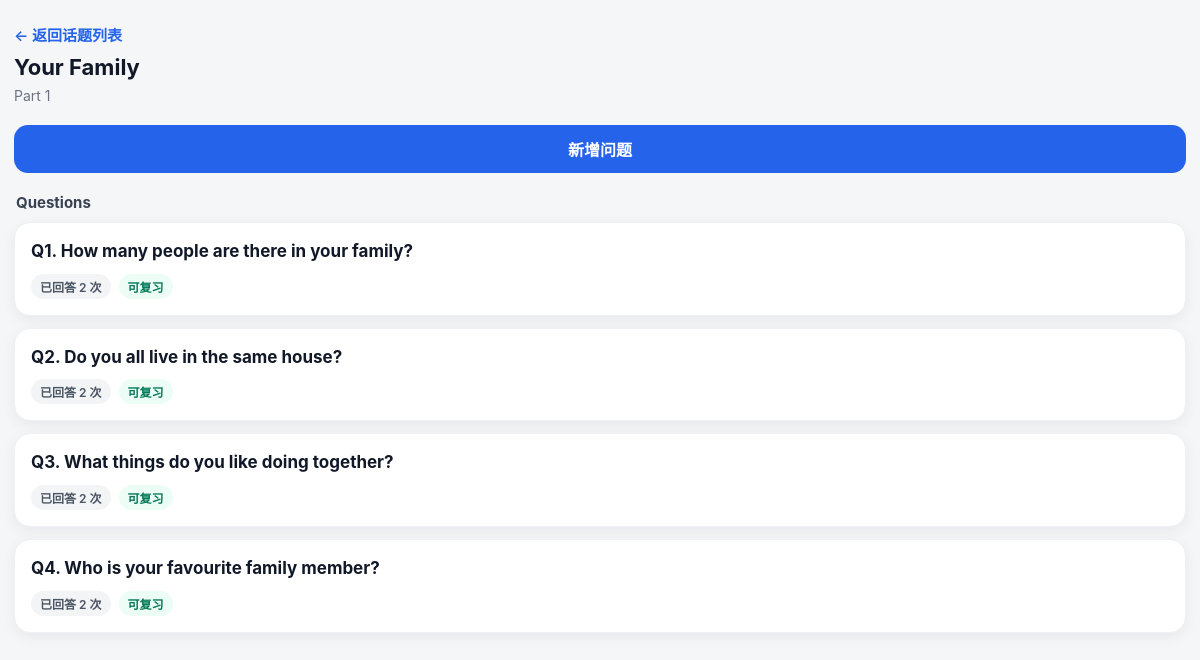
Screenshot of /speaking/topics/1/ with the database file from the repository.
### apps/speaking/models.py (models this page shows, shortened)
class SpeakingTopic(models.Model):
    PART_CHOICES = (
        ("part1", "Part 1"),
        ("part2", "Part 2"),
        ("part3", "Part 3"),
    )
    title = models.CharField(max_length=200, verbose_name="话题标题")
    part = models.CharField(
        max_length=20,
        choices=PART_CHOICES,
        default="part1",
        verbose_name="雅思部分",
    )
    description = models.TextField(blank=True, default="", verbose_name="话题说明")
    sort_order = models.IntegerField(default=0, verbose_name="排序")
    is_active = models.BooleanField(default=True, verbose_name="是否启用")
    created_at = models.DateTimeField(default=timezone.now, verbose_name="创建时间")
    updated_at = models.DateTimeField(auto_now=True, verbose_name="更新时间")
    class Meta:
        db_table = "speaking_topic"
        ordering = ["part", "sort_order", "id"]
        verbose_name = "口语话题"
        verbose_name_plural = "口语话题"

class SpeakingQuestion(models.Model):
    topic = models.ForeignKey(
        SpeakingTopic,
        on_delete=models.CASCADE,
        related_name="questions",
        verbose_name="所属话题",
    )
    question_text = models.TextField(verbose_name="问题内容")
    sample_answer = models.TextField(blank=True, default="", verbose_name="参考回答")
    key_points = models.TextField(blank=True, default="", verbose_name="答题要点")
    useful_expressions = models.TextField(blank=True, default="", verbose_name="有用表达")
    sort_order = models.IntegerField(default=0, verbose_name="排序")
    is_active = models.BooleanField(default=True, verbose_name="是否启用")
    created_at = models.DateTimeField(default=timezone.now, verbose_name="创建时间")
    updated_at = models.DateTimeField(auto_now=True, verbose_name="更新时间")
    class Meta:
        db_table = "speaking_question"
        ordering = ["topic", "sort_order", "id"]
        verbose_name = "口语问题"
        verbose_name_plural = "口语问题"

### apps/speaking/views.py (the view)
# urls.py: path("topics/<int:topic_id>/", views.topic_detail, name="speaking_topic_detail"),
def topic_detail(request, topic_id):
    topic = get_object_or_404(
        SpeakingTopic,
        id=topic_id,
        is_active=True,
    )
    questions = (
        SpeakingQuestion.objects
        .filter(topic=topic, is_active=True)
        .prefetch_related("answers")
        .order_by("sort_order", "id")
    )
    return render(
        request,
        "speaking/topic_detail.html",
        {
            "topic": topic,
            "questions": questions,
        },
    )

### templates/speaking/topic_detail.html (shortened to what this page needs)
{% extends "speaking/mobile_base.html" %}
{% block content %}
<div class="top-bar">
    <a class="back-link" href="{% url 'speaking_topic_list' %}">← 返回话题列表</a>
    <div class="top-title">{{ topic.title }}</div>
    <div class="top-subtitle">{{ topic.get_part_display }}</div>
</div>
<a href="{% url 'speaking_question_create' topic.id %}">
    <button class="btn btn-primary" type="button">新增问题</button>
</a>
<div class="section-title">Questions</div>
{% for question in questions %}
    <a href="{% url 'speaking_question_detail' question.id %}">
        <div class="card">
            <div class="card-title">
                Q{{ forloop.counter }}. {{ question.question_text }}
            </div>
            <div class="tag-row">
                <span class="tag gray">已回答 {{ question.answers.count }} 次</span>
                {% if question.answers.count > 0 %}
                    <span class="tag green">可复习</span>
                {% else %}
                    <span class="tag">开始练习</span>
                {% endif %}
            </div>
        </div>
    </a>
{% empty %}
    <div class="empty">这个话题下面还没有问题</div>
{% endfor %}
{% endblock %}

### templates/speaking/mobile_base.html (style rules this page uses)
* { box-sizing: border-box; }
html, body { margin: 0; padding: 0; background: #f5f6f8; color: #111827; font-family: -apple-system, BlinkMacSystemFont, "PingFang SC", "Helvetica Neue", Arial, sans-serif; font-size: 16px; }
body { padding-bottom: env(safe-area-inset-bottom); }
a { color: inherit; text-decoration: none; }
.top-bar { position: sticky; top: 0; z-index: 20; background: rgba(245, 246, 248, 0.95); backdrop-filter: blur(10px); padding: 10px 0 12px; margin-bottom: 8px; }
.top-title { font-size: 22px; font-weight: 700; line-height: 1.3; }
.top-subtitle { margin-top: 4px; color: #6b7280; font-size: 14px; line-height: 1.4; }
.section-title { margin: 20px 2px 10px; color: #374151; font-size: 15px; font-weight: 700; }
.card { background: #ffffff; border-radius: 16px; padding: 16px; margin-bottom: 12px; box-shadow: 0 4px 14px rgba(15, 23, 42, 0.06); border: 1px solid #eef0f4; }
.card-title { font-size: 17px; font-weight: 700; line-height: 1.45; margin-bottom: 6px; }
.tag-row { display: flex; gap: 8px; flex-wrap: wrap; margin-top: 10px; }
.tag { display: inline-flex; align-items: center; padding: 4px 9px; border-radius: 999px; background: #eef2ff; color: #3730a3; font-size: 12px; font-weight: 600; }
.tag.gray { background: #f3f4f6; color: #4b5563; }
.tag.green { background: #ecfdf5; color: #047857; }
.btn { display: inline-flex; align-items: center; justify-content: center; width: 100%; min-height: 48px; border: none; border-radius: 14px; font-size: 16px; font-weight: 700; cursor: pointer; }
.btn-primary { background: #2563eb; color: #ffffff; }
.back-link { display: inline-flex; align-items: center; margin-bottom: 8px; color: #2563eb; font-size: 15px; font-weight: 600; }

### rows the page displays
SpeakingTopic: title "Your Family", part "Part 1"
SpeakingQuestion: question_text "How many people are there in your family?", answers.count "2", shows "可复习"
SpeakingQuestion: question_text "Do you all live in the same house?", answers.count "2", shows "可复习"
SpeakingQuestion: question_text "What things do you like doing together?", answers.count "2", shows "可复习"
SpeakingQuestion: question_text "Who is your favourite family member?", answers.count "2", shows "可复习"
